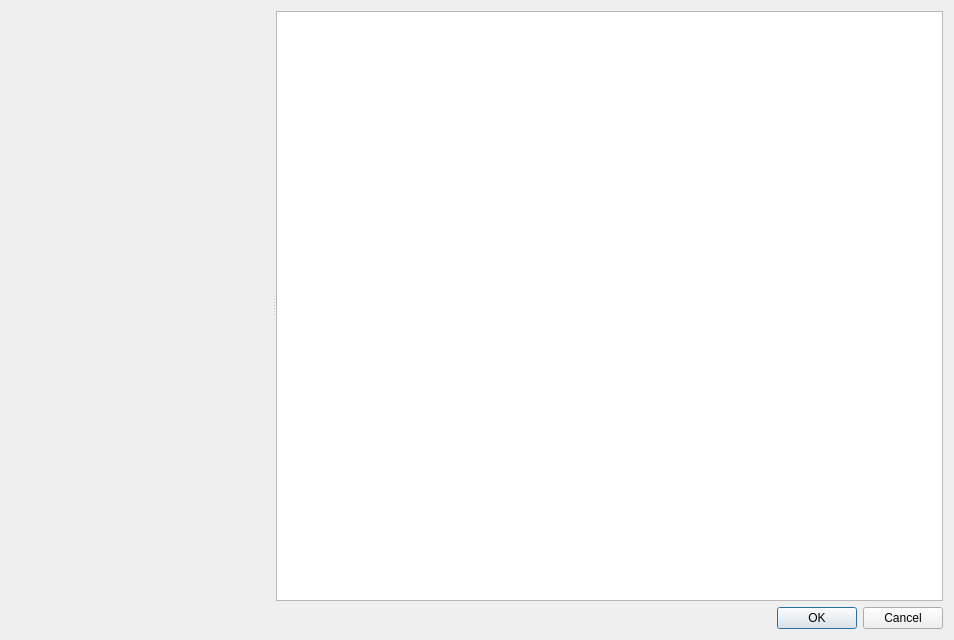
<?xml version="1.0" encoding="UTF-8"?>
<ui version="4.0">
 <class>ExportXlsxDialog</class>
 <widget class="QDialog" name="ExportXlsxDialog">
  <property name="geometry">
   <rect>
    <x>0</x>
    <y>0</y>
    <width>954</width>
    <height>640</height>
   </rect>
  </property>
  <property name="windowTitle">
   <string>Form</string>
  </property>
  <layout class="QVBoxLayout" name="verticalLayout">
   <item>
    <widget class="QSplitter" name="splitter">
     <property name="orientation">
      <enum>Qt::Orientation::Horizontal</enum>
     </property>
     <widget class="DisplayedFieldsEdit" name="exportFields" native="true"/>
     <widget class="QTreeView" name="treeView">
      <property name="editTriggers">
       <set>QAbstractItemView::EditTrigger::NoEditTriggers</set>
      </property>
     </widget>
    </widget>
   </item>
   <item>
    <widget class="QDialogButtonBox" name="buttonBox">
     <property name="orientation">
      <enum>Qt::Orientation::Horizontal</enum>
     </property>
     <property name="standardButtons">
      <set>QDialogButtonBox::StandardButton::Cancel|QDialogButtonBox::StandardButton::Ok</set>
     </property>
    </widget>
   </item>
  </layout>
 </widget>
 <customwidgets>
  <customwidget>
   <class>DisplayedFieldsEdit</class>
   <extends>QWidget</extends>
   <header>ui/widgets/displayedfieldsedit.h</header>
   <container>1</container>
  </customwidget>
 </customwidgets>
 <resources/>
 <connections>
  <connection>
   <sender>buttonBox</sender>
   <signal>accepted()</signal>
   <receiver>ExportXlsxDialog</receiver>
   <slot>accept()</slot>
   <hints>
    <hint type="sourcelabel">
     <x>792</x>
     <y>618</y>
    </hint>
    <hint type="destinationlabel">
     <x>681</x>
     <y>634</y>
    </hint>
   </hints>
  </connection>
  <connection>
   <sender>buttonBox</sender>
   <signal>rejected()</signal>
   <receiver>ExportXlsxDialog</receiver>
   <slot>reject()</slot>
   <hints>
    <hint type="sourcelabel">
     <x>895</x>
     <y>616</y>
    </hint>
    <hint type="destinationlabel">
     <x>858</x>
     <y>635</y>
    </hint>
   </hints>
  </connection>
 </connections>
</ui>
